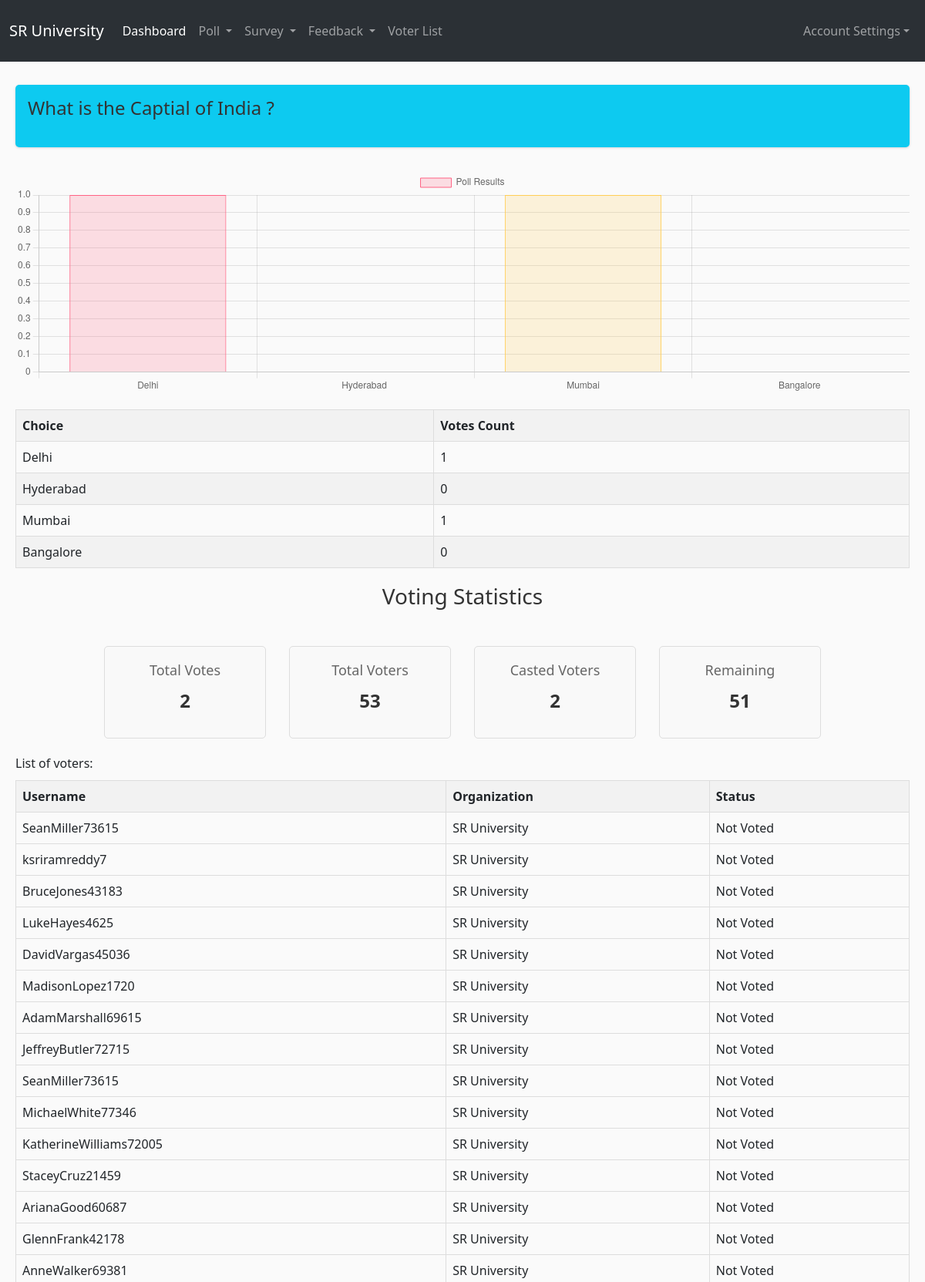
The app's page /SR University/poll/1/results/ (signed in, upper part) with its own data.
### accounts/models.py (models this page shows, shortened)
class Organization(models.Model):
    name = models.CharField(max_length=100)
    admin = models.OneToOneField(User, on_delete=models.CASCADE)
    role = models.CharField(max_length=100)
    id_number = models.CharField(max_length=100, blank=True, null=True)
    department = models.CharField(max_length=100, blank=True, null=True)
    id_proof = models.ImageField(upload_to='id_proofs/', blank=True, null=True)

class Poll(models.Model):
    question = models.CharField(max_length=255)
    start_time = models.DateTimeField()
    end_time = models.DateTimeField()
    admin = models.ForeignKey(User, on_delete=models.CASCADE)

class Choice(models.Model):
    poll = models.ForeignKey(Poll, on_delete=models.CASCADE)
    choice_text = models.CharField(max_length=100)

class Voter(models.Model):
    user = models.OneToOneField(User, on_delete=models.CASCADE)
    organization = models.ForeignKey(Organization, on_delete=models.CASCADE)
    aadhar_number = models.CharField(max_length=16, unique=True, null=True)
    role = models.CharField(max_length=100)
    id_number = models.CharField(max_length=100, blank=True, null=True)
    department = models.CharField(max_length=100, blank=True, null=True)
    id_proof = models.ImageField(upload_to='voter_id_proofs/', blank=True, null=True)

### VotingProject/views.py (the view)
# urls.py: path('<str:org_name>/poll/<int:poll_id>/results/', views.poll_results, name='poll_results'),
def poll_results(request, org_name, poll_id):
    poll = Poll.objects.get(id=poll_id)
    choices = poll.choice_set.all()
    votes_data = []
    for choice in choices:
        votes_count = PollVote.objects.filter(poll=poll, choice=choice).count()
        votes_data.append({
            'choice_text': choice.choice_text,
            'votes_count': votes_count,
        })
    total_votes = sum([data['votes_count'] for data in votes_data])
    voters_count = Voter.objects.filter(organization__name=org_name).count()
    casted_voters = PollVote.objects.filter(poll=poll).values('user').distinct().count()
    remaining_voters = voters_count - casted_voters
    org = Organization.objects.get(name=org_name)
    voters = org.voter_set.all()
    casted_voter_ids = PollVote.objects.filter(poll=poll).values_list('user__id', flat=True)
    not_casted_voters = voters.exclude(user__id__in=casted_voter_ids)
    voted_voters = Voter.objects.filter(id__in=casted_voter_ids)
    voters_ordered = list(voted_voters) + list(not_casted_voters)
    username=request.user.username
    org=Organization.objects.get(admin__username=username)
    context = {
        'org':org,
        'org_name': org_name,
        'poll': poll,
        'votes_data': votes_data,
        'total_votes': total_votes,
        'voters_count': voters_count,
        'casted_voters': casted_voters,
        'remaining_voters': remaining_voters,
        'voters_ordered': voters_ordered,
    }
    return render(request, 'org/poll_results.html', context)

### templates/org/poll_results.html (shortened to what this page needs)
{% extends 'org/org_base.html' %}  {% block content %}
<div class="poll-results">
  <div class="card bg-info text-white">
    <div class="card-body">
      <h1 class="card-title">{{ poll.question }}</h1>
    </div>
  </div>
  <div class="chart-container">
    <canvas id="pollChart" width="100" height="25"></canvas>
  </div>
  <table class="poll-results-table">
    <thead>
      <tr>
        <th>Choice</th>
        <th>Votes Count</th>
      </tr>
    </thead>
    <tbody>
      {% for data in votes_data %}
      <tr>
        <td>{{ data.choice_text }}</td>
        <td>{{ data.votes_count }}</td>
      </tr>
      {% endfor %}
    </tbody>
  </table>
  <div class="poll-details">
    <div class="container">
      <h2 class="section-heading text-center mb-5">Voting Statistics</h2>
      <div class="row">
        <div class="col-md-3">
          <div class="statistic-item">
            <h3 class="statistic-title">Total Votes</h3>
            <p class="statistic-number">{{ total_votes }}</p>
          </div>
        </div>
        <div class="col-md-3">
          <div class="statistic-item">
            <h3 class="statistic-title">Total Voters</h3>
            <p class="statistic-number">{{ voters_count }}</p>
          </div>
        </div>
        <div class="col-md-3">
          <div class="statistic-item">
            <h3 class="statistic-title">Casted Voters</h3>
            <p class="statistic-number">{{ casted_voters }}</p>
          </div>
        </div>
        <div class="col-md-3">
          <div class="statistic-item">
            <h3 class="statistic-title">Remaining</h3>
            <p class="statistic-number">{{ remaining_voters }}</p>
          </div>
        </div>
      </div>
    </div>
    <p>List of voters:</p>
    <table class="voters-table">
      <thead>
        <tr>
          <th>Username</th>
          <th>Organization</th>
          <th>Status</th>
        </tr>
      </thead>
      <tbody>
        {% for voter in voters_ordered %}
        <tr>
          <td>{{ voter.user.username }}</td>
          <td>{{ voter.organization.name }}</td>
          <td>
            {% if voter.id in casted_voter_ids %} Voted {% else %} Not Voted
            {% endif %}
          </td>
        </tr>
        {% endfor %}
      </tbody>
    </table>
  </div>
</div>
<script>
  var ctx = document.getElementById('pollChart').getContext('2d');
  var data = {
      labels: [{% for data in votes_data %}"{{ data.choice_text }}",{% endfor %}],
      datasets: [{
          label: 'Poll Results',
          data: [{% for data in votes_data %}{{ data.votes_count }},{% endfor %}],
          backgroundColor: [
              'rgba(255, 99, 132, 0.2)',
              'rgba(54, 162, 235, 0.2)',
              'rgba(255, 206, 86, 0.2)',
              'rgba(75, 192, 192, 0.2)',
              'rgba(153, 102, 255, 0.2)',
              'rgba(255, 159, 64, 0.2)'
          ],
          borderColor: [
              'rgba(255, 99, 132, 1)',
              'rgba(54, 162, 235, 1)',
              'rgba(255, 206, 86, 1)',
              'rgba(75, 192, 192, 1)',
              'rgba(153, 102, 255, 1)',
              'rgba(255, 159, 64, 1)'
          ],
          borderWidth: 1
      }]
  };
  var options = {
    scales: {
      yAxes: [{
        ticks: {
          beginAtZero: true
        }
      }]
    }
  };
  var myChart = new Chart(ctx, {
      type: 'bar', // Changed to bar chart
      data: data,
      options: options // Added options for y-axis ticks
  });
</script>
{% endblock %}

### templates/org/org_base.html (shortened to what this page needs)
{% load static %}
<!DOCTYPE html>
<html lang="en">
  <head>
    <link
      href="https://cdn.jsdelivr.net/npm/bootstrap@5.3.3/dist/css/bootstrap.min.css"
      rel="stylesheet"
    />
    <link
      href="https://getbootstrap.com/docs/5.3/assets/css/docs.css"
      rel="stylesheet"
    />
    <link rel="stylesheet" href="{% static 'assets/css/admin.css' %}" />
    <link
      href="https://maxcdn.bootstrapcdn.com/font-awesome/4.3.0/css/font-awesome.min.css"
      rel="stylesheet"
    />
  </head>
  <body>
    <section>
      <nav
        class="navbar navbar-expand-lg bg-body-tertiary"
        data-bs-theme="dark"
        style="padding-top: 20px; padding-bottom: 20px"
      >
        <div class="container-fluid">
          <a class="navbar-brand" href="#">{{org.name}}</a>
          <div
            class="collapse navbar-collapse justify-content-between"
            id="navbarNavDropdown"
          >
            <ul class="navbar-nav">
              <li class="nav-item">
                <a
                  class="nav-link active"
                  aria-current="page"
                  href="{% url 'org_dashboard' org_name=org_name %}"
                  >Dashboard</a
                >
              </li>
              <li class="nav-item dropdown">
                <a
                  class="nav-link dropdown-toggle"
                  href="#"
                  role="button"
                  data-bs-toggle="dropdown"
                  aria-expanded="false"
                >
                  Poll
                </a>
              </li>
              <li class="nav-item dropdown">
                <a
                  class="nav-link dropdown-toggle"
                  href="#"
                  role="button"
                  data-bs-toggle="dropdown"
                  aria-expanded="false"
                >
                  Survey
                </a>
              </li>
              <li class="nav-item dropdown">
                <a
                  class="nav-link dropdown-toggle"
                  href="#"
                  role="button"
                  data-bs-toggle="dropdown"
                  aria-expanded="false"
                >
                  Feedback
                </a>
                <li class="nav-item">
                <a
                  class="nav-link"
                  aria-current="page"
                  href="{% url 'voter_list' org_name=org_name %}"
                  >Voter List</a
                >
              </li>
              </li>
            </ul>
            <ul class="navbar-nav">
              <li class="nav-item dropdown">
                <a
                  class="nav-link dropdown-toggle"
                  href="#"
                  role="button"
                  data-bs-toggle="dropdown"
                  aria-expanded="false"
                  >Account Settings</a
                >
              </li>
            </ul>
          </div>
        </div>
      </nav>
    </section>
    {% block content %}{% endblock %}
  </body>
</html>

### static/assets/css/admin.css (style rules this page uses)
body { margin-top:0px; background:#FAFAFA; }
.card { border-radius: 5px; -webkit-box-shadow: 0 1px 2.94px 0.06px rgba(4,26,55,0.16); box-shadow: 0 1px 2.94px 0.06px rgba(4,26,55,0.16); border: none; margin-top:10px; margin-bottom: 30px; -webkit-transition: all 0.3s ease-in-out; transition: all 0.3s ease-in-out; }

### templates/org/poll_results.html (style rules this page uses)
.poll-results { max-width: 100%; margin: 0 auto; padding: 20px; }
.poll-results h1 { color: #333; font-size: 24px; margin-bottom: 20px; }
.poll-results .chart-container { margin-bottom: 20px; }
.poll-results .poll-results-table { width: 100%; border-collapse: collapse; margin-bottom: 20px; }
.poll-results .poll-results-table th, .poll-results .poll-results-table td { padding: 8px; border: 1px solid #ddd; }
.poll-results .poll-results-table th { background-color: #f2f2f2; font-weight: bold; text-align: left; }
.poll-results .poll-results-table tbody tr:nth-child(even) { background-color: #f2f2f2; }
.poll-results p { margin-bottom: 10px; }
.voters-table { width: 100%; border-collapse: collapse; }
.voters-table th, .voters-table td { padding: 8px; border: 1px solid #ddd; text-align: left; }
.voters-table th { background-color: #f2f2f2; }
.container { max-width: 960px; margin: 0 auto; padding: 0 15px; }
.section-heading { font-size: 28px; color: #333; }
.row { margin-left: -15px; margin-right: -15px; }
.col-md-3 { width: 25%; float: left; padding-left: 15px; padding-right: 15px; }
.statistic-item { background-color: #f9f9f9; border: 1px solid #ddd; border-radius: 5px; padding: 20px; text-align: center; margin-bottom: 20px; }
.statistic-title { font-size: 18px; color: #666; margin-bottom: 10px; }
.statistic-number { font-size: 24px; color: #333; font-weight: bold; }

### records on screen
Organization: name "SR University"
Poll: question "What is the Captial of India ?"
Choice: choice_text "Delhi"
Choice: choice_text "Hyderabad"
Choice: choice_text "Mumbai"
Choice: choice_text "Bangalore"
Voter: user.username "SeanMiller73615", organization.name "SR University", shows "Not Voted"
Voter: user.username "ksriramreddy7", organization.name "SR University", shows "Not Voted"
Voter: user.username "BruceJones43183", organization.name "SR University", shows "Not Voted"
Voter: user.username "LukeHayes4625", organization.name "SR University", shows "Not Voted"
Voter: user.username "DavidVargas45036", organization.name "SR University", shows "Not Voted"
Voter: user.username "MadisonLopez1720", organization.name "SR University", shows "Not Voted"
Voter: user.username "AdamMarshall69615", organization.name "SR University", shows "Not Voted"
Voter: user.username "JeffreyButler72715", organization.name "SR University", shows "Not Voted"
Voter: user.username "MichaelWhite77346", organization.name "SR University", shows "Not Voted"
Voter: user.username "KatherineWilliams72005", organization.name "SR University", shows "Not Voted"
Voter: user.username "StaceyCruz21459", organization.name "SR University", shows "Not Voted"
Voter: user.username "ArianaGood60687", organization.name "SR University", shows "Not Voted"
Voter: user.username "GlennFrank42178", organization.name "SR University", shows "Not Voted"
Voter: user.username "AnneWalker69381", organization.name "SR University", shows "Not Voted"

### other values on screen
{{ data.votes_count }} "1" "0" "1" "0"
{{ total_votes }} "2"
{{ voters_count }} "53"
{{ casted_voters }} "2"
{{ remaining_voters }} "51"
chart data {{ data.choice_text }} Delhi, Hyderabad, Mumbai, Bangalore
chart data {{ data.votes_count }} 1, 0, 1, 0
